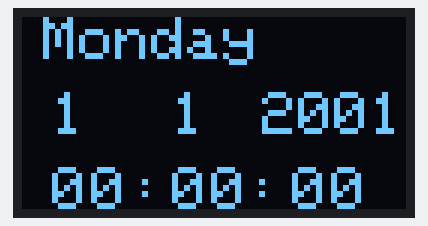
Bench run of a sketch on a simulated Arduino Zero (SAMD21). Parts: 128×64 one-colour display. The local clock reads 2024-03-15 10:24:30 at power-on unless the sketch sets it; what the sketch prints to the serial monitor is not drawn.

Above: at 0.1 s.
At 4.1 s:
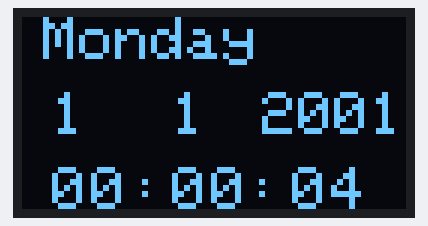
At 10.1 s:
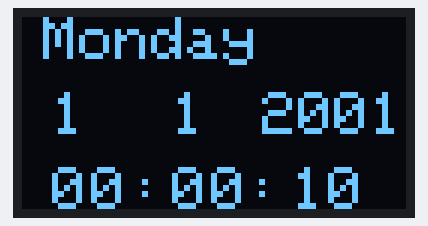
At 19.1 s:
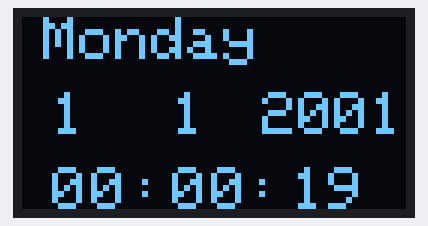
At 29.1 s:
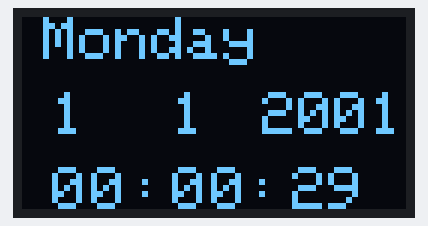
At 38.1 s:
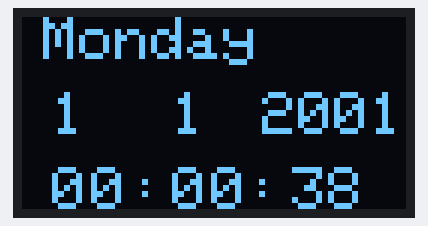

Measured:
- what the display in image 1 shows lasts 1.0 s, from 4.0 s to 5.0 s

The sketch:

watch.ino
```cpp
//Тут настроен вывод в сериал монитор, так что можно проверить модуль часов без дисплея
//OLED и DS3231 подключаются вместе к: SCL - A5 // SDA - A4;
//Ну и VCC Часов - 3.3v, Дисплея - 5v. Оба с общей землей к любому GND

//Код написан по частям из разных примеров на скорую руку просто для проверки модуля реального времени с данным LCD чисто для себя
//но кому интересно, выкладываю этот код и ссылки на библиотеки

//P.S. часы настраиваются коммандой rtc.adjust. В коде уже есть, нужно настроить и за закомметить

//Демонстрация работы: https://youtu.be/vH26oa7qcDY

#include <SPI.h>
#include <Wire.h>
#include "RTClib.h" //Скачать: https://goo.gl/H1Ocu2
#include <Adafruit_GFX.h> //Скачать: https://goo.gl/mwnmOX
#include <Adafruit_SSD1306.h> //Скачать: https://goo.gl/4SNYfG
//Зачем тут две библиотеки для часов точно не помню, но раз есть то надо
#define OLED_RESET 4

Adafruit_SSD1306 display(OLED_RESET);

#if defined(ARDUINO_ARCH_SAMD)
// for Zero, output on USB Serial console, remove line below if using programming port to program the Zero!
#define Serial SerialUSB
#endif

RTC_DS1307 rtc;
char daysOfTheWeek[7][12] = {"Sunday", "Monday", "Tuesday", "Wednesday", "Thursday", "Friday", "Saturday"};

void setup(){
#ifndef ESP8266
while (!Serial); // for Leonardo/Micro/Zero
#endif


  Serial.begin(57600); //Не забудьте переключить скорость на 57600
  if (! rtc.begin()) {
    Serial.println("Couldn't find RTC");
    while (1);
  }

  rtc.adjust(DateTime(2000, 12, 31, 24, 0, 0)); // НАСТРОЙКА года, месяца, дня, часа, минуты, секунды. После настройки и первого запуска ЗАКОММЕНТИРОВАТЬ ЭТУ СТРОКУ

display.begin(SSD1306_SWITCHCAPVCC, 0x3C); // SCL - A5; SDA - A4;
display.clearDisplay();

/*display.startscrollright(0x00, 0x00);
display.clearDisplay();
display.setTextColor(WHITE);
display.setTextSize(1);
display.setCursor(0,0);
display.println("Hello world!");
display.display();
*/

/* display.setTextColor(WHITE);
display.setTextSize(1);
display.setCursor(0,0);
display.println("123");

display.setTextSize(2);
display.setCursor(0,12);
display.println("Hello");

display.setTextSize(3);
display.setCursor(0,30);
display.println("User");


//display.stopscroll();
display.display(); */

}

void loop() {
DateTime now = rtc.now();

    Serial.print(now.day(), DEC);
    Serial.print('/');
    Serial.print(now.month(), DEC);
    Serial.print('/');
    Serial.print(now.year(), DEC);
    Serial.print(" (");
    Serial.print(daysOfTheWeek[now.dayOfTheWeek()]);
    Serial.print(") ");
    Serial.print(now.hour(), DEC);
    Serial.print(':');
    Serial.print(now.minute(), DEC);
    Serial.print(':');
    Serial.print(now.second(), DEC);
    Serial.println();

    Serial.println();
    //delay(1000);

display.setTextColor(WHITE);
display.setTextSize(2);
display.setCursor(7,0);
display.println(daysOfTheWeek[now.dayOfTheWeek()]);

display.setTextSize(2);
display.setCursor(10,25);
display.println(now.day());

display.setTextSize(2);
display.setCursor(50,25);
display.println(now.month());

display.setTextSize(2);
display.setCursor(80,25);
display.println(now.year());

//-------------------------------

display.setTextSize(2);
if(now.hour()<10){
display.setCursor(10,50);
display.println("0");
display.setCursor(23,50);
display.println(now.hour());
display.setCursor(36,50);
display.println(":");
} else {
display.setCursor(10,50);
display.println(now.hour());
display.setCursor(36,50);
display.println(":");
}


display.setTextSize(2);
if(now.minute()<10){
display.setCursor(50,50);
display.println("0");
display.setCursor(63,50);
display.println(now.minute());
display.setCursor(75,50);
display.println(":");
} else{
display.setCursor(50,50);
display.println(now.minute());
display.setCursor(75,50);
display.println(":");
}

display.setTextSize(2);
if(now.second()<10){
display.setCursor(90,50);
display.println("0");
display.setCursor(103,50);
display.println(now.second());
} else{
display.setCursor(90,50);
display.println(now.second());
}


//display.stopscroll();
display.display();
display.clearDisplay();
}
```
